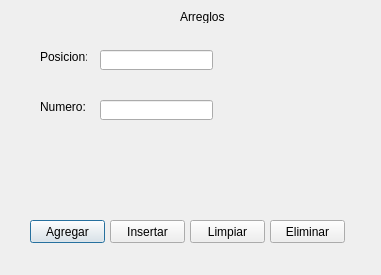
<?xml version="1.0" encoding="UTF-8"?>
<ui version="4.0">
 <class>Tareas3Arreglos</class>
 <widget class="QDialog" name="Tareas3Arreglos">
  <property name="geometry">
   <rect>
    <x>0</x>
    <y>0</y>
    <width>381</width>
    <height>275</height>
   </rect>
  </property>
  <property name="windowTitle">
   <string>Dialog</string>
  </property>
  <widget class="QLabel" name="posicion">
   <property name="geometry">
    <rect>
     <x>40</x>
     <y>50</y>
     <width>47</width>
     <height>13</height>
    </rect>
   </property>
   <property name="text">
    <string>Posicion:</string>
   </property>
  </widget>
  <widget class="QLineEdit" name="posi">
   <property name="geometry">
    <rect>
     <x>100</x>
     <y>50</y>
     <width>113</width>
     <height>20</height>
    </rect>
   </property>
  </widget>
  <widget class="QLabel" name="numero">
   <property name="geometry">
    <rect>
     <x>40</x>
     <y>100</y>
     <width>47</width>
     <height>13</height>
    </rect>
   </property>
   <property name="text">
    <string>Numero:</string>
   </property>
  </widget>
  <widget class="QLineEdit" name="valor">
   <property name="geometry">
    <rect>
     <x>100</x>
     <y>100</y>
     <width>113</width>
     <height>20</height>
    </rect>
   </property>
  </widget>
  <widget class="QLabel" name="arreglo">
   <property name="geometry">
    <rect>
     <x>40</x>
     <y>165</y>
     <width>311</width>
     <height>31</height>
    </rect>
   </property>
   <property name="text">
    <string/>
   </property>
  </widget>
  <widget class="QPushButton" name="agregar">
   <property name="geometry">
    <rect>
     <x>30</x>
     <y>220</y>
     <width>75</width>
     <height>23</height>
    </rect>
   </property>
   <property name="text">
    <string>Agregar</string>
   </property>
  </widget>
  <widget class="QPushButton" name="insertar">
   <property name="geometry">
    <rect>
     <x>110</x>
     <y>220</y>
     <width>75</width>
     <height>23</height>
    </rect>
   </property>
   <property name="text">
    <string>Insertar</string>
   </property>
  </widget>
  <widget class="QPushButton" name="limpiar">
   <property name="geometry">
    <rect>
     <x>190</x>
     <y>220</y>
     <width>75</width>
     <height>23</height>
    </rect>
   </property>
   <property name="text">
    <string>Limpiar</string>
   </property>
  </widget>
  <widget class="QPushButton" name="eliminar">
   <property name="geometry">
    <rect>
     <x>270</x>
     <y>220</y>
     <width>75</width>
     <height>23</height>
    </rect>
   </property>
   <property name="text">
    <string>Eliminar</string>
   </property>
  </widget>
  <widget class="QLabel" name="label">
   <property name="geometry">
    <rect>
     <x>180</x>
     <y>10</y>
     <width>47</width>
     <height>13</height>
    </rect>
   </property>
   <property name="text">
    <string>Arreglos</string>
   </property>
  </widget>
 </widget>
 <resources/>
 <connections/>
</ui>
